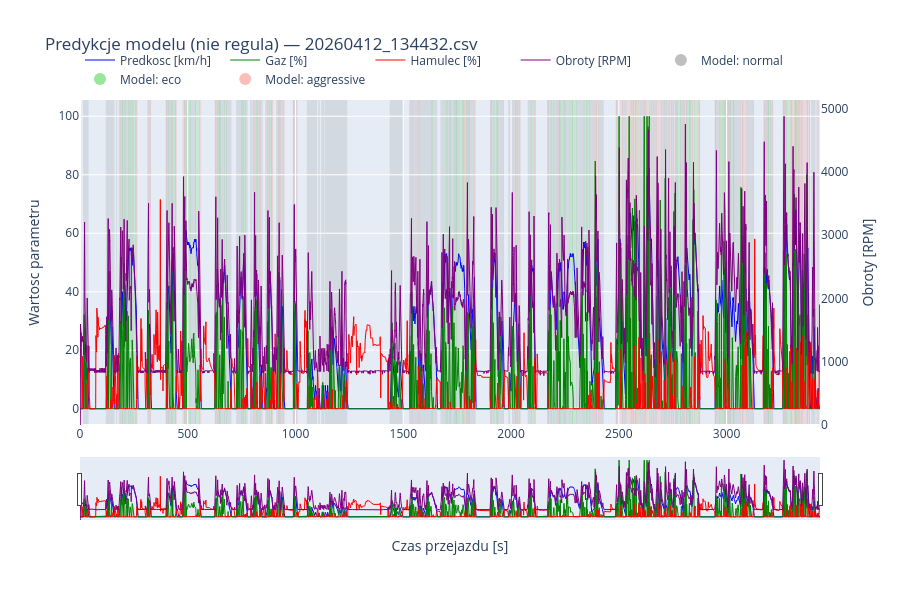

Notebook code cell kept with this figure:
### Markdown cell above
## 9b. Predykcje modelu na tym samym przejeździe

Ten sam wykres co wyżej, ale pasy tła pokazują teraz to, co faktycznie przewidział wytrenowany `RandomForestClassifier` (na skwantyzowanych cechach — ta sama ścieżka co na ESP32), a **nie** regułę etykietowania z sekcji 3. Pozwala porównać regułę z modelem na tym samym fragmencie jazdy i sprawdzić, czy ten przejazd był w zbiorze testowym (model go nie widział w treningu).

### Code cell
# Predict on the same windows shown in section 9 (df_labels already filtered
# to sample_file, sorted, time-clipped to MAX_TIME) — reuses model/quantizer
# from training, exact same feature order and quantization as the ESP32 path.
X_pred = df_labels[feature_cols]
X_pred_q = np.rint(quantizer.transform(X_pred)).astype(np.int16)
df_labels["pred_label"] = model.predict(X_pred_q)

test_files = set(groups.iloc[test_idx])
split_note = "TEST (model nie widzial tego przejazdu w treningu)" if sample_file in test_files \
             else "TRAIN (model uczyl sie na tym przejezdzie)"
print(f"{sample_file}: {split_note}")

# Merge consecutive windows with the same predicted label into bands (same
# logic as section 9, but no "margines" case — model.predict always returns
# one of the 3 classes).
pred_bands = []
cur_lbl, cur_start, cur_end = None, None, None
for _, row in df_labels.iterrows():
    lbl   = row["pred_label"]
    start = max(0.0, row["time_s"] - WIN_SEC)
    end   = row["time_s"]
    if lbl == cur_lbl and start <= cur_end:
        cur_end = end
    else:
        if cur_lbl is not None:
            pred_bands.append((cur_lbl, cur_start, cur_end))
        cur_lbl, cur_start, cur_end = lbl, start, end
if cur_lbl is not None:
    pred_bands.append((cur_lbl, cur_start, cur_end))

fig_pred = go.Figure()

for lbl, x0, x1 in pred_bands:
    fig_pred.add_vrect(x0=x0, x1=x1, fillcolor=color_map.get(lbl, "white"),
                        opacity=0.18, line_width=0, layer="below")

fig_pred.add_trace(go.Scatter(x=df_raw["time_s"], y=df_raw["speed"],
                              name="Predkosc [km/h]", line=dict(color="blue", width=1)))
fig_pred.add_trace(go.Scatter(x=df_raw["time_s"], y=df_raw["throttle_pct"],
                              name="Gaz [%]", line=dict(color="green", width=1)))
fig_pred.add_trace(go.Scatter(x=df_raw["time_s"], y=df_raw["brake_pct"],
                              name="Hamulec [%]", line=dict(color="red", width=1)))
fig_pred.add_trace(go.Scatter(x=df_raw["time_s"], y=df_raw["rpm"],
                              name="Obroty [RPM]", line=dict(color="purple", width=1),
                              yaxis="y2"))

for lbl in ["normal", "eco", "aggressive"]:
    fig_pred.add_trace(go.Scatter(x=[None], y=[None], mode="markers",
                                  marker=dict(size=12, color=color_map[lbl], opacity=0.5),
                                  name=f"Model: {lbl}"))

fig_pred.update_layout(
    title=f"Predykcje modelu (nie regula) — {sample_file}",
    xaxis_title="Czas przejazdu [s]",
    yaxis_title="Wartosc parametru",
    yaxis2=dict(title="Obroty [RPM]", overlaying="y", side="right",
                showgrid=False, rangemode="tozero"),
    height=600,
    hovermode="x unified",
    dragmode="pan",
    legend=dict(orientation="h", yanchor="bottom", y=1.02),
)
fig_pred.update_xaxes(rangeslider=dict(visible=True))

fig_pred.show(config={"scrollZoom": True})
